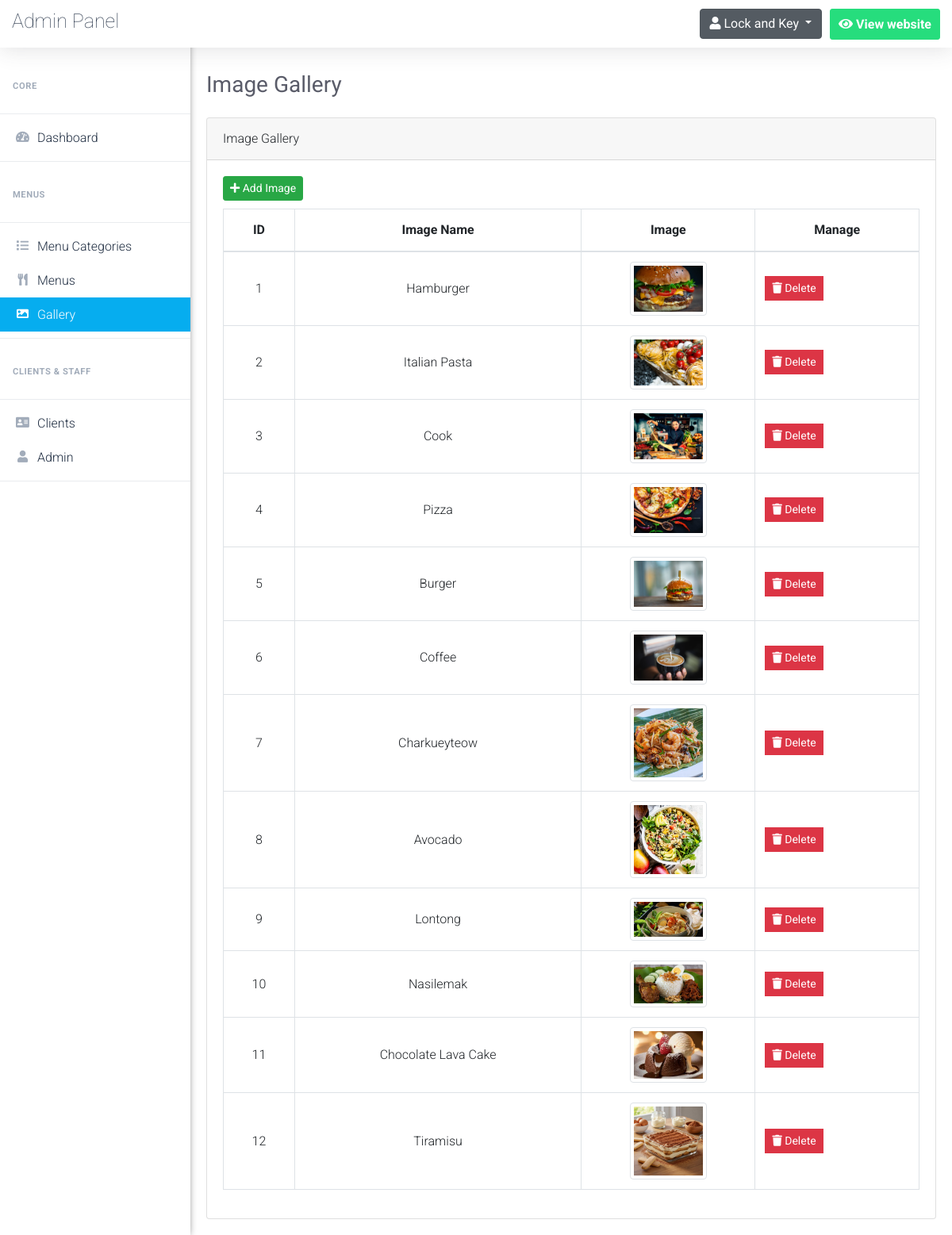
The page /admin/gallery.php (signed in) on the database its author committed.
### tables this page shows
CREATE TABLE `image_gallery` (
  `image_id` int(2) NOT NULL,
  `image_name` varchar(30) NOT NULL,
  `image` varchar(255) NOT NULL
);

### admin/gallery.php (the view, shortened to what this page needs)
<?php
	$pageTitle = 'Image Gallery';
	if(isset($_SESSION['username_restaurant_qRewacvAqzA']) && isset($_SESSION['password_restaurant_qRewacvAqzA']))
	{
		include 'connect.php';
		include 'Includes/templates/header.php';
		include 'Includes/templates/navbar.php';
        ?>
        <?php
            $stmt = $con->prepare("SELECT * FROM image_gallery");
            $stmt->execute();
            $gallery = $stmt->fetchAll();
        ?>
        <div class="card">
            <div class="card-header">
                <?php echo $pageTitle; ?>
            </div>
            <div class="card-body">
                <button class="btn btn-success btn-sm" style="margin-bottom: 10px;" type="button" data-toggle="modal" data-target="#add_new_image" data-placement="top">
                    <i class="fa fa-plus"></i>
                    Add Image
                </button>
                <table class="table table-bordered gallery-table">
                    <thead>
                        <tr>
                            <th scope="col">ID</th>
                            <th scope="col">Image Name</th>
                            <th scope="col">Image</th>
                            <th scope="col">Manage</th>
                        </tr>
                    </thead>
                    <tbody>
                        <?php
                            foreach($gallery as $image)
                            {
                                echo "<tr>";
                                    echo "<td>";
                                        echo $image['image_id'];
                                    echo "</td>";
                                    echo "<td style = 'text-transform: capitalize'>";
                                        echo $image['image_name'];
                                    echo "</td>";
                                    $src = "./Uploads/images/".$image['image'];
                                    echo "<td style='width:25%!important'>";
                                        echo "<img src='".$src."' class='image_gallery img-fluid img-thumbnail' alt='".$image['image_name']."'>";
                                    echo "</td>";
                                    echo "<td>";
                                        $delete_data = "delete_".$image["image_id"];
                                        ?>
                                            <ul class="list-inline m-0">
                                                <li class="list-inline-item" data-toggle="tooltip" title="Delete">
                                                    <button class="btn btn-danger btn-sm rounded-0" type="button" data-toggle="modal" data-target="#<?php echo $delete_data; ?>" data-placement="top">
                                                        <i class="fa fa-trash"></i>
                                                        Delete
                                                    </button>
                                                </li>
                                            </ul>
                                        <?php
                                    echo "</td>";
                                echo "</tr>";
                            }
                        ?>
                    </tbody>
                </table>
            </div>
        </div>
        <?php
        include 'Includes/templates/footer.php';
    }
    else
    {
        header('Location: index.php');
        exit();
    }
?>

### admin/Design/css/main.css (style rules this page uses)
ul { display: block; list-style: none; padding: 0; margin: 0; }
html { scroll-behavior: smooth; }
body { font-family: 'Roboto', sans-serif; font-size: 16px; line-height: 28px; font-weight: 300; }
.list-inline { display: flex; }

### admin/gallery.php (style rules this page uses)
.gallery-table td, .gallery-table th { vertical-align: middle; text-align: center; }
.image_gallery { width: 50%; }

### rows shown on the page
image_gallery: image_id "1", image_name "Hamburger", image+image_name (picture)
image_gallery: image_id "2", image_name "Italian Pasta", image (picture)
image_gallery: image_id "3", image_name "Cook", image (picture)
image_gallery: image_id "4", image_name "Pizza", image (picture)
image_gallery: image_id "5", image_name "Burger", image (picture)
image_gallery: image_id "6", image_name "Coffee", image+image_name (picture)
image_gallery: image_id "7", image_name "Charkueyteow", image+image_name (picture)
image_gallery: image_id "8", image_name "Avocado", image+image_name (picture)
image_gallery: image_id "9", image_name "Lontong", image+image_name (picture)
image_gallery: image_id "10", image_name "Nasilemak", image+image_name (picture)
image_gallery: image_id "11", image_name "Chocolate Lava Cake", image (picture)
image_gallery: image_id "12", image_name "Tiramisu", image+image_name (picture)

### other values the page prints
$pageTitle "Image Gallery"
